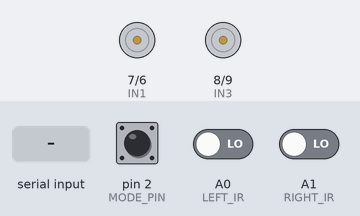
Bench run of a sketch on a simulated Arduino Uno, built with avr-gcc and run on an emulated ATmega328P. On the bench: motor-driver pin pairs drawn as motors (green arrow = first pin HIGH = forward, orange = second pin HIGH = backward, longer = more drive, scaled by the enable pin). The inputs (shaded band) are chosen by the test bench; at power-on: pin 2 (MODE_PIN) HIGH, A0 (LEFT_IR) LOW, A1 (RIGHT_IR) LOW.

Above: at 1.2 s.
1.3 s: pin 2 (MODE_PIN) pulled LOW for 0.15 s
At 1.7 s:
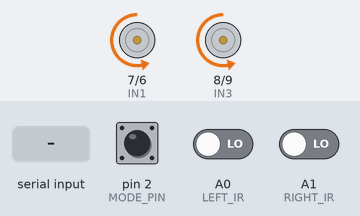
2.9 s: "F" received over the second serial link
At 4.1 s:
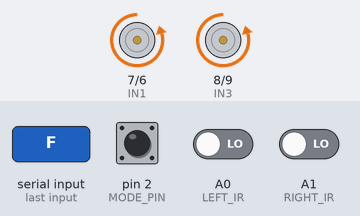
4.4 s: "B" received over the second serial link
At 5.2 s:
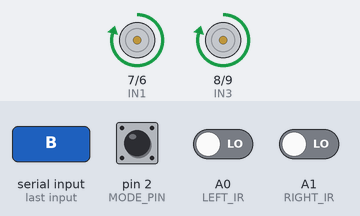
5.9 s: "L" received over the second serial link
At 6.4 s:
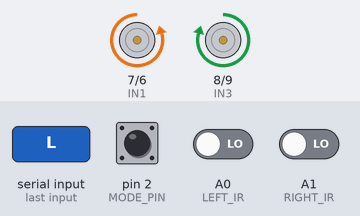
7.4 s: "R" received over the second serial link
At 8.6 s:
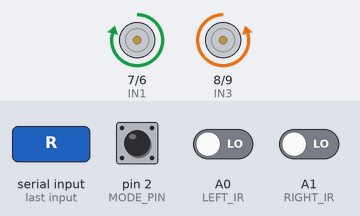
8.9 s: pin 2 (MODE_PIN) pulled LOW for 1 s
At 9.8 s:
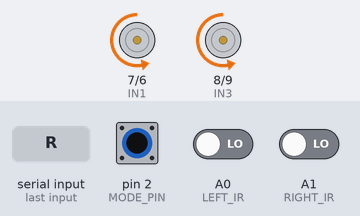
Timing chart, 0 to 11.9 s (numbered marks = the images above; inputs shaded):
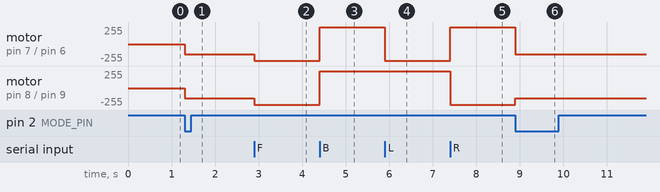

Measured:
- after the input at 1.3 s, motor on pin 7 (IN1) / pin 6 (IN2), motor on pin 8 (IN3) / pin 9 (IN4): stopped → backward 150/255 at once
- after the input at 2.9 s, motor on pin 7 (IN1) / pin 6 (IN2), motor on pin 8 (IN3) / pin 9 (IN4): backward 150/255 → backward 250/255 at once
- after the input at 4.4 s, motor on pin 7 (IN1) / pin 6 (IN2), motor on pin 8 (IN3) / pin 9 (IN4): backward 250/255 → forward 250/255 at once
- after the input at 5.9 s, motor on pin 7 (IN1) / pin 6 (IN2): forward 250/255 → backward 250/255 at once
- after the input at 7.4 s, motor on pin 7 (IN1) / pin 6 (IN2): backward 250/255 → forward 250/255 at once; motor on pin 8 (IN3) / pin 9 (IN4): forward 250/255 → backward 250/255 at once
- after the input at 8.9 s, motor on pin 7 (IN1) / pin 6 (IN2): forward 250/255 → backward 150/255 at once; motor on pin 8 (IN3) / pin 9 (IN4): backward 250/255 → backward 150/255 at once

The sketch:

Arduino_4WD_robot_with_BT.ino
```cpp
#include <SoftwareSerial.h>

// Define motor pins
const int IN1 = 7;  // Motor A input pin 1
const int IN2 = 6;  // Motor A input pin 2
const int ENA = 5;  // Enable pin for Motor A (PWM for speed control)
const int IN3 = 8;  // Motor B input pin 1
const int IN4 = 9;  // Motor B input pin 2
const int ENB = 10;  // Enable pin for Motor B (PWM for speed control)

// Define Bluetooth pins
const int BT_RX = 3;
const int BT_TX = 4;

// Define IR sensor pins
const int LEFT_IR = A0;
const int RIGHT_IR = A1;

// Define control pin for switching between modes
const int MODE_PIN = 2;

// Define speed values
const int BT_SPEED = 250;
const int LINE_SPEED = 150;

// Create software serial object for Bluetooth
SoftwareSerial BTSerial(BT_RX, BT_TX);

void setup() {
  // Initialize Bluetooth serial communication
  BTSerial.begin(9600);

  // Initialize motor control pins
  pinMode(IN1, OUTPUT);
  pinMode(IN2, OUTPUT);
  pinMode(ENA, OUTPUT);
  pinMode(IN3, OUTPUT);
  pinMode(IN4, OUTPUT);
  pinMode(ENB, OUTPUT);

  // Initialize IR sensor pins
  pinMode(LEFT_IR, INPUT);
  pinMode(RIGHT_IR, INPUT);

  // Initialize mode pin
  pinMode(MODE_PIN, INPUT_PULLUP);

  // Set initial motor speeds (0 to 255)
  analogWrite(ENA, 200);
  analogWrite(ENB, 200);
}

void loop() {
  if (digitalRead(MODE_PIN) == LOW) {
    // Line following mode
    followLine();
  } else {
    // Bluetooth control mode
    if (BTSerial.available() > 0) {
      char command = BTSerial.read(); // Read the incoming data

      switch (command) {
        case 'F': // Move forward
          moveForward(BT_SPEED);
          break;
        case 'B': // Move backward
          moveBackward(BT_SPEED);
          break;
        case 'L': // Turn left
          turnLeft(BT_SPEED);
          break;
        case 'R': // Turn right
          turnRight(BT_SPEED);
          break;
        case 'S': // Stop
          stopMotors();
          break;
        default:
          stopMotors();
          break;
      }
    }
  }
}

void followLine() {
  bool leftState = digitalRead(LEFT_IR);
  bool rightState = digitalRead(RIGHT_IR);

  if (!leftState && !rightState) { // Both sensors on line
    moveForward(LINE_SPEED);
  } else if (!leftState && rightState) { // Left sensor on line, right sensor off line
    turnLeft(LINE_SPEED);
  } else if (leftState && !rightState) { // Right sensor on line, left sensor off line
    turnRight(LINE_SPEED);
  } else { // Both sensors off line
    stopMotors();
  }
}

void moveForward(int speed) {

  analogWrite(ENA, speed);
  analogWrite(ENB, speed);
  digitalWrite(IN1, LOW);
  digitalWrite(IN2, HIGH);
  digitalWrite(IN3, LOW);
  digitalWrite(IN4, HIGH);
}

void moveBackward(int speed) {
  analogWrite(ENA, speed);
  analogWrite(ENB, speed);
  digitalWrite(IN1, HIGH);
  digitalWrite(IN2, LOW);
  digitalWrite(IN3, HIGH);
  digitalWrite(IN4, LOW);
}

void turnLeft(int speed) {
  analogWrite(ENA, speed);
  analogWrite(ENB, speed);
  digitalWrite(IN1, LOW);
  digitalWrite(IN2, HIGH);
  digitalWrite(IN3, HIGH);
  digitalWrite(IN4, LOW);
}

void turnRight(int speed) {
  analogWrite(ENA, speed);
  analogWrite(ENB, speed);
  digitalWrite(IN1, HIGH);
  digitalWrite(IN2, LOW);
  digitalWrite(IN3, LOW);
  digitalWrite(IN4, HIGH);
}

void stopMotors() {
  digitalWrite(IN1, LOW);
  digitalWrite(IN2, LOW);
  digitalWrite(IN3, LOW);
  digitalWrite(IN4, LOW);
}
```
